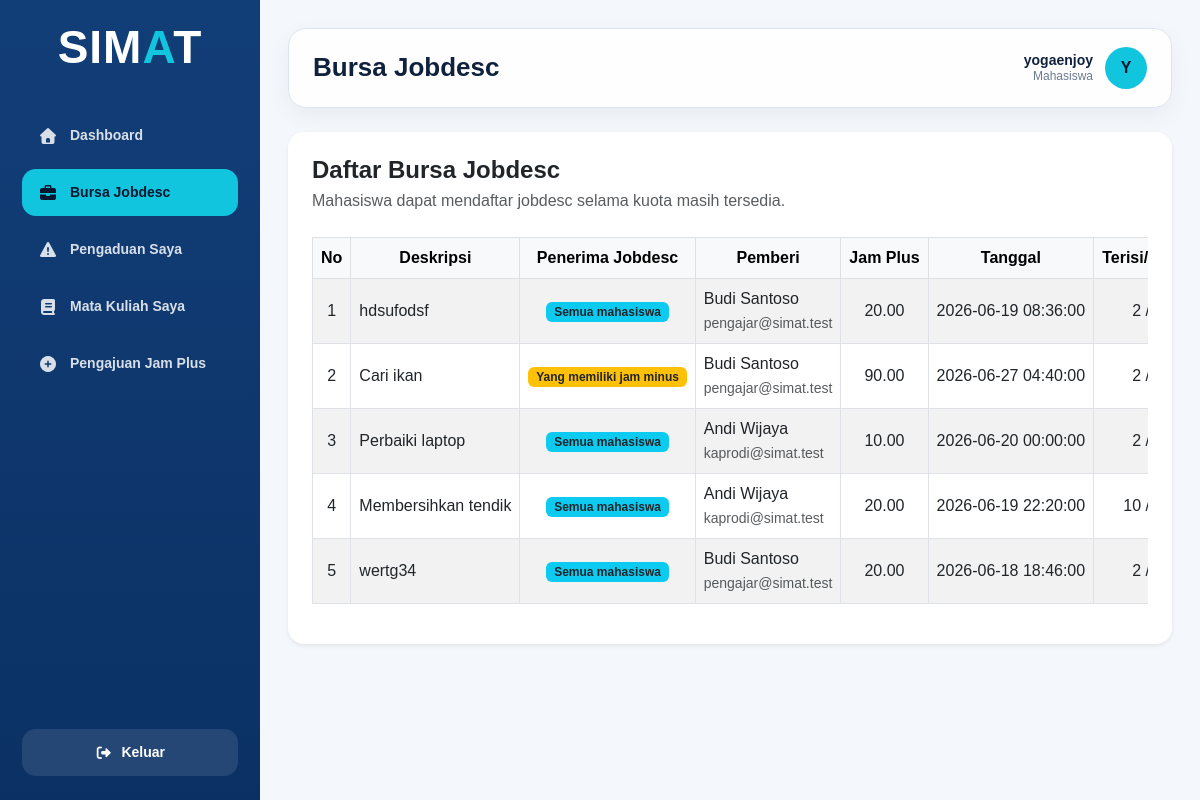
Screenshot of /transaksi/bursa_jobdesc/index.php (signed in) with the database file from the repository.
### tables this page shows
CREATE TABLE `detail_pengguna_pada_bursa_jobdesc` (
  `id_detail_pengguna_pada_bursa_jobdesc` int NOT NULL,
  `id_bursa_jobdesc` int NOT NULL,
  `id_pengguna` int NOT NULL,
  `peran_pengguna` enum('Pemberi','Penerima') NOT NULL
);

CREATE TABLE `bursa_jobdesc` (
  `id_bursa_jobdesc` int NOT NULL,
  `deskripsi_jobdesc` text NOT NULL,
  `penerima_jobdesc` enum('Semua mahasiswa','Yang memiliki jam minus') NOT NULL DEFAULT 'Semua mahasiswa',
  `jam_plus` decimal(6,2) NOT NULL,
  `tanggal_pemberian_jobdesc` datetime NOT NULL,
  `jumlah_mahasiswa_diperlukan` int NOT NULL,
  `jumlah_mahasiswa_mengambil` int NOT NULL DEFAULT '0',
  `bukti_selesai_url` varchar(2048) DEFAULT NULL,
  `status_jobdesc` enum('Dibuka','Dikerjakan','Selesai') DEFAULT 'Dibuka'
);

CREATE TABLE `pengguna` (
  `id_pengguna` int NOT NULL,
  `id_mahasiswa` int DEFAULT NULL,
  `id_pengajar` int DEFAULT NULL,
  `username` varchar(50) NOT NULL,
  `password` varchar(255) NOT NULL,
  `role` enum('Mahasiswa','Pengajar','PIC Tata Tertib','PIC Aset Fasilitas','PIC Kemahasiswaan','Kepala Prodi') NOT NULL,
  `status_akun` enum('Aktif','Tidak Aktif') DEFAULT 'Aktif'
);

### config/function.php (called while the page is built, shortened)
<?php
function aman($data)
{
    return htmlspecialchars($data ?? '', ENT_QUOTES, 'UTF-8');
}
?>

### transaksi/bursa_jobdesc/index.php (the view, shortened to what this page needs)
<?php
require_once "../../config/koneksi.php";
require_once "../../config/function.php";
$role = $_SESSION['role'] ?? '';
$active_menu = "bursa_jobdesc";
$data_bursa_jobdesc = [];
$query = mysqli_query($koneksi, "CALL usp_select_bursa_jobdesc()");
if ($query) {
    while ($row = mysqli_fetch_assoc($query)) {
        $data_bursa_jobdesc[] = $row;
    }
    mysqli_next_result($koneksi);
}
if ($role == "Mahasiswa") {
    foreach ($data_bursa_jobdesc as $index => $jobdesc) {
        $stmt_cek = mysqli_prepare($koneksi, "
            SELECT peran_pengguna
            FROM detail_pengguna_pada_bursa_jobdesc
            WHERE id_bursa_jobdesc = ?
            AND id_pengguna = ?
            LIMIT 1
        ");
        mysqli_stmt_bind_param(
            $stmt_cek,
            "ii",
            $jobdesc['id_bursa_jobdesc'],
            $_SESSION['id_pengguna']
        );
        mysqli_stmt_execute($stmt_cek);
        $result_cek = mysqli_stmt_get_result($stmt_cek);
        $cek = mysqli_fetch_assoc($result_cek);
        $data_bursa_jobdesc[$index]['peran_saya'] = $cek['peran_pengguna'] ?? '';
        $data_bursa_jobdesc[$index]['sudah_daftar'] = !empty($cek);
    }
}
require_once "../../includes/dashboard_header.php";
require_once "../../includes/sidebar.php";
?>
<main class="main-content">
    <div class="topbar">
        <h1 class="page-title">Bursa Jobdesc</h1>
        <div class="user-info">
            <div class="user-detail">
                <div class="user-name"><?= aman($_SESSION['username']); ?></div>
                <div class="user-role"><?= aman($_SESSION['role']); ?></div>
            </div>
            <div class="user-avatar">
                <?= strtoupper(substr($_SESSION['username'], 0, 1)); ?>
            </div>
        </div>
    </div>
    <div class="content-wrapper">
        <div class="card border-0 shadow-sm rounded-4">
            <div class="card-body p-4">
                <div class="d-flex flex-column flex-md-row justify-content-between align-items-md-center mb-4 gap-3">
                    <div>
                        <h4 class="fw-bold mb-1">Daftar Bursa Jobdesc</h4>
                        <p class="text-muted mb-0">
                            Mahasiswa dapat mendaftar jobdesc selama kuota masih tersedia.
                        </p>
                    </div>
                </div>
                <div class="table-responsive">
                    <table id="myTable" class="table table-hover table-bordered table-striped align-middle text-nowrap" border="1">
                        <thead class="table-light">
                            <tr>
                                <th style="width: 60px;" class="text-center">No</th>
                                <th class="text-center">Deskripsi</th>
                                <th class="text-center">Penerima Jobdesc</th>
                                <th class="text-center">Pemberi</th>
                                <th class="text-center">Jam Plus</th>
                                <th class="text-center">Tanggal</th>
                                <th class="text-center">Terisi/Kuota</th>
                            </tr>
                        </thead>
                        <tbody>
                            <?php if (count($data_bursa_jobdesc) > 0) { ?>
                                <?php $no = 1; ?>
                                <?php foreach ($data_bursa_jobdesc as $jobdesc) { ?>
                                    <tr>
                                        <td class="text-center"><?= $no++; ?></td>
                                        <td><?= aman($jobdesc['deskripsi_jobdesc']); ?></td>
                                        <td class="text-center">
                                            <?php if ($jobdesc['penerima_jobdesc'] == "Semua mahasiswa") { ?>
                                                <span class="badge bg-info text-dark">Semua mahasiswa</span>
                                            <?php } else { ?>
                                                <span class="badge bg-warning text-dark">Yang memiliki jam minus</span>
                                            <?php } ?>
                                        </td>
                                        <td>
                                            <?= aman($jobdesc['nama_pemberi'] ?? '-'); ?><br>
                                            <small class="text-muted">
                                                <?= aman($jobdesc['username_pemberi'] ?? '-'); ?>
                                            </small>
                                        </td>
                                        <td class="text-center"><?= aman($jobdesc['jam_plus']); ?></td>
                                        <td><?= aman($jobdesc['tanggal_pemberian_jobdesc']); ?></td>
                                        <td class="text-center">
                                            <?= aman($jobdesc['jumlah_mahasiswa_mengambil'] ?? '0'); ?>
                                        </td>
                                    </tr>
                                <?php } ?>
                            <?php } ?>
                        </tbody>
                    </table>
                </div>
            </div>
        </div>
    </div>
</main>
<?php require_once "../../includes/dashboard_footer.php"; ?>

### includes/dashboard_header.php (shortened to what this page needs)
<!doctype html>
<html lang="id">
<head>
    <link rel="stylesheet" href="/SIMAT/assets/vendor/bootstrap/css/bootstrap.min.css">
    <link rel="stylesheet" href="/SIMAT/assets/vendor/fontawesome/css/all.min.css">
    <link rel="stylesheet" href="/SIMAT/assets/vendor/datatables/datatables.min.css">
    <link rel="stylesheet" href="/SIMAT/assets/css/dashboard.css?v=12">
</head>
<body>

### includes/sidebar.php (shortened to what this page needs)
<?php
$active_menu = $active_menu ?? "";
$role = $_SESSION['role'] ?? "";
$dashboard_link = "/SIMAT/dashboard/dashboard_mahasiswa.php";
?>
<aside class="sidebar">
    <div class="sidebar-brand">
        <div class="brand-title">SIM<span>A</span>T</div>
    </div>
    <nav class="sidebar-menu">
        <a href="<?= $dashboard_link; ?>" class="menu-link <?= $active_menu == 'dashboard' ? 'active' : ''; ?>">
            <i class="fa-solid fa-house"></i>
            <span>Dashboard</span>
        </a>
        <?php if ($role != "") { ?>
        <a href="/SIMAT/transaksi/bursa_jobdesc/index.php" class="menu-link <?= $active_menu == 'bursa_jobdesc' ? 'active' : ''; ?>">
            <i class="fa-solid fa-briefcase"></i>
            <span>Bursa Jobdesc</span>
        </a>
        <?php } ?>
        <?php if ($role == "Mahasiswa") { ?>
            <a href="/SIMAT/transaksi/pengaduan_kerusakan_fasilitas/index.php" class="menu-link <?= $active_menu == 'pengaduan_fasilitas' ? 'active' : ''; ?>">
                <i class="fa-solid fa-triangle-exclamation"></i>
                <span>Pengaduan Saya</span>
            </a>
            <a href="/SIMAT/transaksi/mata_kuliah_saya/index.php" class="menu-link <?= $active_menu == 'mata_kuliah_saya' ? 'active' : ''; ?>">
                <i class="fa-solid fa-book"></i>
                <span>Mata Kuliah Saya</span>
            </a>
            <a href="/SIMAT/transaksi/pengajuan_jam_plus/index.php" class="menu-link <?= $active_menu == 'pengajuan_jam_plus' ? 'active' : ''; ?>">
                <i class="fa-solid fa-circle-plus"></i>
                <span>Pengajuan Jam Plus</span>
            </a>
        <?php } ?>
    </nav>
    <div class="sidebar-footer">
        <a href="/SIMAT/logout.php" class="logout-btn">
            <i class="fa-solid fa-right-from-bracket"></i>
            <span>Keluar</span>
        </a>
    </div>
</aside>

### includes/dashboard_footer.php (shortened to what this page needs)
</body>
</html>

### assets/css/dashboard.css (style rules this page uses)
:root { --primary: #123e78; --primary-dark: #0b3164; --accent: #12c5df; --bg: #f4f7fb; --text: #10213d; --muted: #6c7a91; --white: #ffffff; --border: #dbe5f1; }
* { box-sizing: border-box; }
html, body { width: 100%; min-height: 100%; margin: 0; font-family: Arial, sans-serif; background: var(--bg); color: var(--text); overflow-x: hidden; scrollbar-width: none; -ms-overflow-style: none; }
.sidebar { width: 260px; height: 100vh; position: fixed; top: 0; background: linear-gradient(180deg, var(--primary), var(--primary-dark)); padding: 24px 22px; display: flex; flex-direction: column; color: var(--white); overflow-y: auto; scrollbar-width: none; -ms-overflow-style: none; }
.sidebar-brand { margin-bottom: 42px; display: flex; justify-content: center; align-items: center; }
.brand-title { font-size: 46px; line-height: 1; font-weight: 800; letter-spacing: 1px; color: var(--white); }
.brand-title span { color: var(--accent); }
.sidebar-menu { display: flex; flex-direction: column; gap: 10px; }
.menu-link { display: flex; align-items: center; gap: 12px; color: rgba(255, 255, 255, 0.84); text-decoration: none; padding: 13px 16px; border-radius: 14px; font-size: 14px; font-weight: 700; transition: 0.2s; }
.menu-link i { width: 20px; text-align: center; font-size: 16px; }
.menu-link.active { background: var(--accent); color: #04172f; }
.sidebar-footer { margin-top: auto; padding-top: 18px; }
.logout-btn { display: flex; align-items: center; justify-content: center; gap: 9px; width: 100%; padding: 13px 16px; background: rgba(255, 255, 255, 0.10); color: var(--white); border-radius: 14px; text-decoration: none; font-size: 14px; font-weight: 700; transition: 0.2s; }
.main-content { min-width: 0; margin-left: 260px; min-height: 100vh; padding: 28px; overflow-x: hidden; }
.topbar { min-height: 76px; background: rgba(255, 255, 255, 0.9); border: 1px solid var(--border); border-radius: 18px; padding: 18px 24px; display: flex; align-items: center; justify-content: space-between; gap: 18px; box-shadow: 0 8px 25px rgba(16, 33, 61, 0.05); }
.page-title { margin: 0; font-size: 26px; font-weight: 800; }
.user-info { display: flex; align-items: center; gap: 12px; min-width: max-content; }
.user-detail { line-height: 1.2; text-align: right; }
.user-name { font-size: 14px; font-weight: 700; }
.user-role { font-size: 12px; color: var(--muted); }
.user-avatar { width: 42px; height: 42px; border-radius: 50%; background: var(--accent); color: #04172f; display: flex; align-items: center; justify-content: center; font-weight: 800; }
.content-wrapper { margin-top: 24px; }

### rows the page displays
detail_pengguna_pada_bursa_jobdesc: id_bursa_jobdesc.deskripsi_jobdesc "hdsufodsf", shows "Semua mahasiswa", nama_pemberi "Budi Santoso", id_pengguna.username "pengajar@simat.test", id_bursa_jobdesc.jam_plus "20.00", id_bursa_jobdesc.tanggal_pemberian_jobdesc "2026-06-19 08:36:00", id_bursa_jobdesc.jumlah_mahasiswa_mengambil "2"
detail_pengguna_pada_bursa_jobdesc: id_bursa_jobdesc.deskripsi_jobdesc "Cari ikan", shows "Yang memiliki jam minus", nama_pemberi "Budi Santoso", id_pengguna.username "pengajar@simat.test", id_bursa_jobdesc.jam_plus "90.00", id_bursa_jobdesc.tanggal_pemberian_jobdesc "2026-06-27 04:40:00", id_bursa_jobdesc.jumlah_mahasiswa_mengambil "2"
detail_pengguna_pada_bursa_jobdesc: id_bursa_jobdesc.deskripsi_jobdesc "Perbaiki laptop", shows "Semua mahasiswa", nama_pemberi "Andi Wijaya", id_pengguna.username "kaprodi@simat.test", id_bursa_jobdesc.jam_plus "10.00", id_bursa_jobdesc.tanggal_pemberian_jobdesc "2026-06-20 00:00:00", id_bursa_jobdesc.jumlah_mahasiswa_mengambil "2"
detail_pengguna_pada_bursa_jobdesc: id_bursa_jobdesc.deskripsi_jobdesc "Membersihkan tendik", shows "Semua mahasiswa", nama_pemberi "Andi Wijaya", id_pengguna.username "kaprodi@simat.test", id_bursa_jobdesc.jam_plus "20.00", id_bursa_jobdesc.tanggal_pemberian_jobdesc "2026-06-19 22:20:00", id_bursa_jobdesc.jumlah_mahasiswa_mengambil "10"
detail_pengguna_pada_bursa_jobdesc: id_bursa_jobdesc.deskripsi_jobdesc "wertg34", shows "Semua mahasiswa", nama_pemberi "Budi Santoso", id_pengguna.username "pengajar@simat.test", id_bursa_jobdesc.jam_plus "20.00", id_bursa_jobdesc.tanggal_pemberian_jobdesc "2026-06-18 18:46:00", id_bursa_jobdesc.jumlah_mahasiswa_mengambil "2"

### other values shown
aman($_SESSION['username']) "yogaenjoy"
aman($_SESSION['role']) "Mahasiswa"
substr($_SESSION['username'], 0, 1) "Y"
